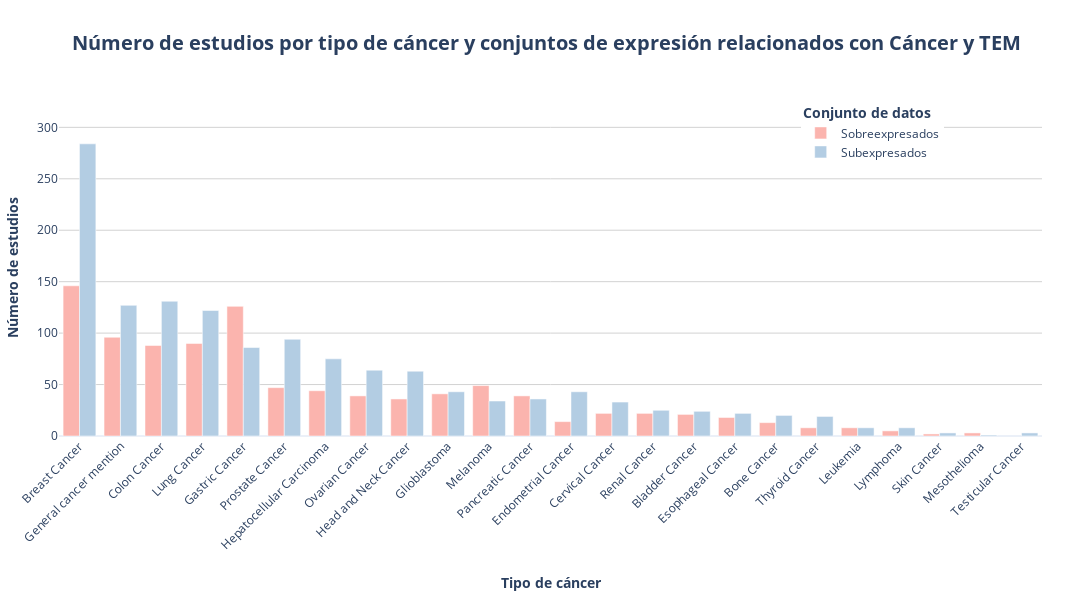

Here is the notebook cell this chart was saved with:
### Markdown cell above
## Grafico de la distribución de los tipos de cáncer con respecto a la cantidad de bibligrafia separados en grupos de expresión

### Code cell
graficar_distribucion_cancer_bibliografia_barras(bibliografia_genes_clasificada)

### Figure 1 — Plotly figure (JSON) as saved in the notebook; plotly's stock layout.template omitted (floating-point values rounded to 4 significant figures)
{"data": [{"alignmentgroup": "True", "hovertemplate": "<b>Tipo de cáncer:</b> %{x}<br><b>Conjunto de datos:</b> %{fullData.name}<br><b>Número de estudios:</b> %{y}", "legendgroup": "Sobreexpresados", "marker": {"color": "#FBB4AE", "pattern": {"shape": ""}}, "name": "Sobreexpresados", "offsetgroup": "Sobreexpresados", "orientation": "v", "showlegend": true, "textposition": "auto", "type": "bar", "x": ["Breast Cancer", "General cancer mention", "Colon Cancer", "Lung Cancer", "Gastric Cancer", "Prostate Cancer", "Hepatocellular Carcinoma", "Ovarian Cancer", "Head and Neck Cancer", "Glioblastoma", "Melanoma", "Pancreatic Cancer", "Endometrial Cancer", "Cervical Cancer", "Renal Cancer", "Bladder Cancer", "Esophageal Cancer", "Bone Cancer", "Thyroid Cancer", "Leukemia", "Lymphoma", "Skin Cancer", "Mesothelioma"], "xaxis": "x", "y": [146, 96, 88, 90, 126, 47, 44, 39, 36, 41, 49, 39, 14, 22, 22, 21, 18, 13, 8, 8, 5, 2, 3], "yaxis": "y"}, {"alignmentgroup": "True", "hovertemplate": "<b>Tipo de cáncer:</b> %{x}<br><b>Conjunto de datos:</b> %{fullData.name}<br><b>Número de estudios:</b> %{y}", "legendgroup": "Subexpresados", "marker": {"color": "#B3CDE3", "pattern": {"shape": ""}}, "name": "Subexpresados", "offsetgroup": "Subexpresados", "orientation": "v", "showlegend": true, "textposition": "auto", "type": "bar", "x": ["Breast Cancer", "General cancer mention", "Colon Cancer", "Lung Cancer", "Gastric Cancer", "Prostate Cancer", "Hepatocellular Carcinoma", "Ovarian Cancer", "Head and Neck Cancer", "Glioblastoma", "Melanoma", "Pancreatic Cancer", "Endometrial Cancer", "Cervical Cancer", "Renal Cancer", "Bladder Cancer", "Esophageal Cancer", "Bone Cancer", "Thyroid Cancer", "Leukemia", "Lymphoma", "Skin Cancer", "Mesothelioma", "Testicular Cancer"], "xaxis": "x", "y": [284, 127, 131, 122, 86, 94, 75, 64, 63, 43, 34, 36, 43, 33, 25, 24, 22, 20, 19, 8, 8, 3, 1, 3], "yaxis": "y"}], "layout": {"barmode": "group", "height": 600, "hoverlabel": {"bgcolor": "white", "font": {"family": "Arial", "size": 12}}, "legend": {"orientation": "v", "title": {"text": "<b>Conjunto de datos</b>"}, "tracegroupgap": 0, "x": 0.9, "xanchor": "right", "y": 0.8, "yanchor": "bottom"}, "margin": {"b": 150, "l": 50, "r": 50, "t": 100}, "title": {"font": {"size": 20}, "text": "<b>Número de estudios por tipo de cáncer y conjuntos de expresión relacionados con Cáncer y TEM</b>", "x": 0.5}, "width": 1200, "xaxis": {"anchor": "y", "domain": [0, 1], "tickangle": -45, "tickfont": {"size": 12}, "title": {"standoff": 25, "text": "<b>Tipo de cáncer</b>"}}, "yaxis": {"anchor": "x", "domain": [0, 1], "gridcolor": "lightgrey", "range": [0, 326.6], "title": {"text": "<b>Número de estudios</b>"}}}}
